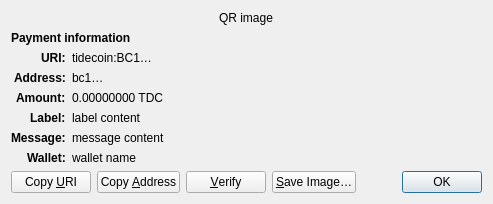
<?xml version="1.0" encoding="UTF-8"?>
<ui version="4.0">
 <class>ReceiveRequestDialog</class>
 <widget class="QDialog" name="ReceiveRequestDialog">
  <property name="geometry">
   <rect>
    <x>0</x>
    <y>0</y>
    <width>413</width>
    <height>229</height>
   </rect>
  </property>
  <property name="windowTitle">
   <string>Request payment to …</string>
  </property>
  <layout class="QGridLayout" name="gridLayout" columnstretch="0,1">
   <property name="sizeConstraint">
    <enum>QLayout::SetFixedSize</enum>
   </property>
   <item row="0" column="0" colspan="2" alignment="Qt::AlignHCenter">
    <widget class="QRImageWidget" name="qr_code">
     <property name="text">
      <string notr="true">QR image</string>
     </property>
     <property name="textInteractionFlags">
      <set>Qt::NoTextInteraction</set>
     </property>
    </widget>
   </item>
   <item row="1" column="0" colspan="2">
    <widget class="QLabel" name="payment_header">
     <property name="font">
      <font>
       <weight>75</weight>
       <bold>true</bold>
      </font>
     </property>
     <property name="text">
      <string>Payment information</string>
     </property>
     <property name="textInteractionFlags">
      <set>Qt::NoTextInteraction</set>
     </property>
    </widget>
   </item>
   <item row="2" column="0" alignment="Qt::AlignRight|Qt::AlignTop">
    <widget class="QLabel" name="uri_tag">
     <property name="font">
      <font>
       <weight>75</weight>
       <bold>true</bold>
      </font>
     </property>
     <property name="text">
      <string notr="true">URI:</string>
     </property>
     <property name="textFormat">
      <enum>Qt::PlainText</enum>
     </property>
     <property name="textInteractionFlags">
      <set>Qt::NoTextInteraction</set>
     </property>
    </widget>
   </item>
   <item row="2" column="1" alignment="Qt::AlignTop">
    <widget class="QLabel" name="uri_content">
     <property name="text">
      <string notr="true">tidecoin:BC1…</string>
     </property>
     <property name="textFormat">
      <enum>Qt::RichText</enum>
     </property>
     <property name="wordWrap">
      <bool>true</bool>
     </property>
     <property name="textInteractionFlags">
      <set>Qt::TextSelectableByMouse</set>
     </property>
    </widget>
   </item>
   <item row="3" column="0" alignment="Qt::AlignRight|Qt::AlignTop">
    <widget class="QLabel" name="address_tag">
     <property name="font">
      <font>
       <weight>75</weight>
       <bold>true</bold>
      </font>
     </property>
     <property name="text">
      <string>Address:</string>
     </property>
     <property name="textInteractionFlags">
      <set>Qt::NoTextInteraction</set>
     </property>
    </widget>
   </item>
   <item row="3" column="1" alignment="Qt::AlignTop">
    <widget class="QLabel" name="address_content">
     <property name="text">
      <string notr="true">bc1…</string>
     </property>
     <property name="textFormat">
      <enum>Qt::PlainText</enum>
     </property>
     <property name="textInteractionFlags">
      <set>Qt::TextSelectableByMouse</set>
     </property>
    </widget>
   </item>
   <item row="4" column="0" alignment="Qt::AlignRight|Qt::AlignTop">
    <widget class="QLabel" name="amount_tag">
     <property name="font">
      <font>
       <weight>75</weight>
       <bold>true</bold>
      </font>
     </property>
     <property name="text">
      <string>Amount:</string>
     </property>
     <property name="textInteractionFlags">
      <set>Qt::NoTextInteraction</set>
     </property>
    </widget>
   </item>
   <item row="4" column="1" alignment="Qt::AlignTop">
    <widget class="QLabel" name="amount_content">
     <property name="text">
      <string notr="true">0.00000000 TDC</string>
     </property>
     <property name="textFormat">
      <enum>Qt::PlainText</enum>
     </property>
     <property name="textInteractionFlags">
      <set>Qt::TextSelectableByMouse</set>
     </property>
    </widget>
   </item>
   <item row="5" column="0" alignment="Qt::AlignRight|Qt::AlignTop">
    <widget class="QLabel" name="label_tag">
     <property name="font">
      <font>
       <weight>75</weight>
       <bold>true</bold>
      </font>
     </property>
     <property name="text">
      <string>Label:</string>
     </property>
     <property name="textInteractionFlags">
      <set>Qt::NoTextInteraction</set>
     </property>
    </widget>
   </item>
   <item row="5" column="1" alignment="Qt::AlignTop">
    <widget class="QLabel" name="label_content">
     <property name="text">
      <string notr="true">label content</string>
     </property>
     <property name="textFormat">
      <enum>Qt::PlainText</enum>
     </property>
     <property name="wordWrap">
      <bool>true</bool>
     </property>
     <property name="textInteractionFlags">
      <set>Qt::TextSelectableByMouse</set>
     </property>
    </widget>
   </item>
   <item row="6" column="0" alignment="Qt::AlignRight|Qt::AlignTop">
    <widget class="QLabel" name="message_tag">
     <property name="font">
      <font>
       <weight>75</weight>
       <bold>true</bold>
      </font>
     </property>
     <property name="text">
      <string>Message:</string>
     </property>
     <property name="textInteractionFlags">
      <set>Qt::NoTextInteraction</set>
     </property>
    </widget>
   </item>
   <item row="6" column="1" alignment="Qt::AlignTop">
    <widget class="QLabel" name="message_content">
     <property name="text">
      <string notr="true">message content</string>
     </property>
     <property name="textFormat">
      <enum>Qt::PlainText</enum>
     </property>
     <property name="wordWrap">
      <bool>true</bool>
     </property>
     <property name="textInteractionFlags">
      <set>Qt::TextSelectableByMouse</set>
     </property>
    </widget>
   </item>
   <item row="7" column="0" alignment="Qt::AlignRight|Qt::AlignTop">
    <widget class="QLabel" name="wallet_tag">
     <property name="font">
      <font>
       <weight>75</weight>
       <bold>true</bold>
      </font>
     </property>
     <property name="text">
      <string>Wallet:</string>
     </property>
     <property name="textInteractionFlags">
      <set>Qt::NoTextInteraction</set>
     </property>
    </widget>
   </item>
   <item row="7" column="1" alignment="Qt::AlignTop">
    <widget class="QLabel" name="wallet_content">
     <property name="text">
      <string notr="true">wallet name</string>
     </property>
     <property name="textFormat">
      <enum>Qt::PlainText</enum>
     </property>
     <property name="wordWrap">
      <bool>true</bool>
     </property>
     <property name="textInteractionFlags">
      <set>Qt::TextSelectableByMouse</set>
     </property>
    </widget>
   </item>
   <item row="8" column="0" colspan="2">
    <layout class="QHBoxLayout" name="horizontalLayout">
     <item>
      <widget class="QPushButton" name="btnCopyURI">
       <property name="text">
        <string>Copy &amp;URI</string>
       </property>
       <property name="autoDefault">
        <bool>false</bool>
       </property>
      </widget>
     </item>
     <item>
      <widget class="QPushButton" name="btnCopyAddress">
       <property name="text">
        <string>Copy &amp;Address</string>
       </property>
       <property name="autoDefault">
        <bool>false</bool>
       </property>
      </widget>
     </item>
     <item>
      <widget class="QPushButton" name="btnVerify">
       <property name="text">
        <string>&amp;Verify</string>
       </property>
       <property name="toolTip">
        <string>Verify this address on e.g. a hardware wallet screen</string>
       </property>
       <property name="autoDefault">
        <bool>false</bool>
       </property>
      </widget>
     </item>
     <item>
      <widget class="QPushButton" name="btnSaveAs">
       <property name="text">
        <string>&amp;Save Image…</string>
       </property>
       <property name="autoDefault">
        <bool>false</bool>
       </property>
      </widget>
     </item>
     <item>
      <spacer name="horizontalSpacer_2">
       <property name="orientation">
        <enum>Qt::Horizontal</enum>
       </property>
       <property name="sizeHint" stdset="0">
        <size>
         <width>40</width>
         <height>20</height>
        </size>
       </property>
      </spacer>
     </item>
     <item>
      <widget class="QDialogButtonBox" name="buttonBox">
       <property name="focusPolicy">
        <enum>Qt::StrongFocus</enum>
       </property>
       <property name="standardButtons">
        <set>QDialogButtonBox::Ok</set>
       </property>
      </widget>
     </item>
    </layout>
   </item>
  </layout>
 </widget>
 <customwidgets>
  <customwidget>
   <class>QRImageWidget</class>
   <extends>QLabel</extends>
   <header>qt/qrimagewidget.h</header>
  </customwidget>
 </customwidgets>
 <tabstops>
  <tabstop>buttonBox</tabstop>
  <tabstop>btnCopyURI</tabstop>
  <tabstop>btnCopyAddress</tabstop>
  <tabstop>btnSaveAs</tabstop>
 </tabstops>
 <resources/>
 <connections>
  <connection>
   <sender>buttonBox</sender>
   <signal>accepted()</signal>
   <receiver>ReceiveRequestDialog</receiver>
   <slot>accept()</slot>
   <hints>
    <hint type="sourcelabel">
     <x>135</x>
     <y>230</y>
    </hint>
    <hint type="destinationlabel">
     <x>135</x>
     <y>126</y>
    </hint>
   </hints>
  </connection>
 </connections>
</ui>
